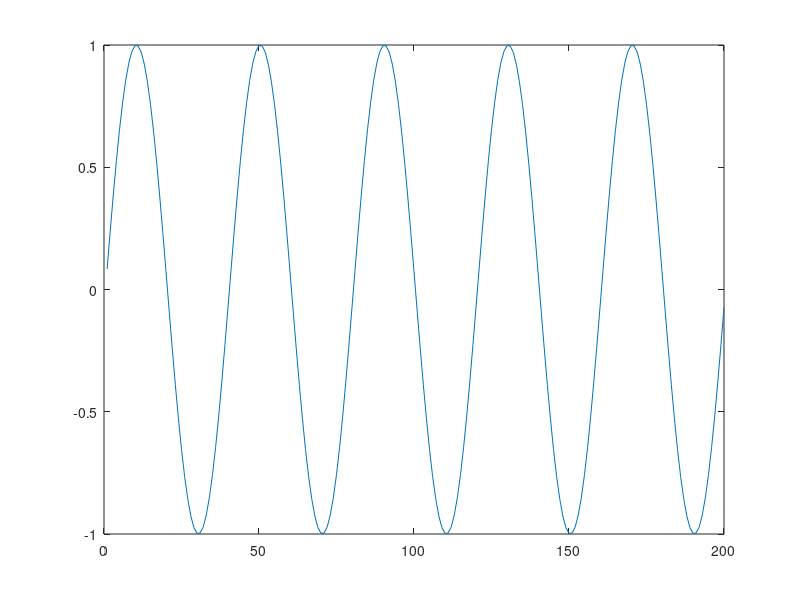
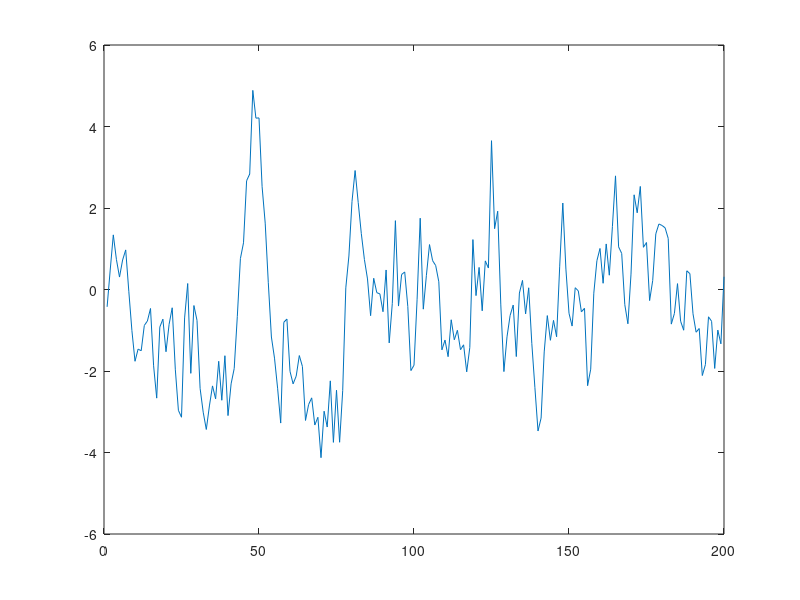

MATLAB code to generate these figures, in order: (Note: this script raises an error after producing the figures.)
d  = sin(0.05*pi*[1:200] + 2*pi*rand);
figure;
plot(d);
g = randn(1, 200);
v1 = filter(1, [1 -0.8], g);
v2 = filter(1, [1 0.6], g);
x = d + v1;
figure;
plot(x);

p = 12;
Rv2 = covar(v2, p);
rxv2 = convm(x, p)' * convm(v2, p) / (length(x)-1);
W = rxv2(1, : ) / (Rv2);
v1hat = filter(W, 1, v2);
dhat = x - v1hat;
figure;
plot(dhat);

function X = convm(x, p)
N = length(x) + 2*p-2;
x = x(:);
xpad = [zeros(p-1, 1);x;zeros(p-1, 1)];
for i=1:p
    X(:, i) = xpad(p-i+1:N-i+1);
end
end

function R = covar(x, p)
X = x(:);
m = length(x);
X = x - ones(m, 1)*(sum(x)/m);
R = convm(x, p)' * convm(x, p)/(m-1);
end
